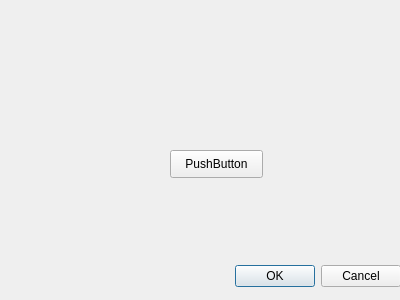
<?xml version="1.0" encoding="UTF-8"?>
<ui version="4.0">
 <class>Dialog</class>
 <widget class="QDialog" name="Dialog">
  <property name="geometry">
   <rect>
    <x>0</x>
    <y>0</y>
    <width>400</width>
    <height>300</height>
   </rect>
  </property>
  <property name="windowTitle">
   <string>Dialog</string>
  </property>
  <widget class="QDialogButtonBox" name="buttonBox">
   <property name="geometry">
    <rect>
     <x>60</x>
     <y>260</y>
     <width>341</width>
     <height>32</height>
    </rect>
   </property>
   <property name="orientation">
    <enum>Qt::Horizontal</enum>
   </property>
   <property name="standardButtons">
    <set>QDialogButtonBox::Cancel|QDialogButtonBox::Ok</set>
   </property>
  </widget>
  <widget class="QPushButton" name="pushButton">
   <property name="geometry">
    <rect>
     <x>170</x>
     <y>150</y>
     <width>93</width>
     <height>28</height>
    </rect>
   </property>
   <property name="text">
    <string>PushButton</string>
   </property>
  </widget>
 </widget>
 <resources/>
 <connections>
  <connection>
   <sender>buttonBox</sender>
   <signal>accepted()</signal>
   <receiver>Dialog</receiver>
   <slot>accept()</slot>
   <hints>
    <hint type="sourcelabel">
     <x>248</x>
     <y>254</y>
    </hint>
    <hint type="destinationlabel">
     <x>157</x>
     <y>274</y>
    </hint>
   </hints>
  </connection>
  <connection>
   <sender>buttonBox</sender>
   <signal>rejected()</signal>
   <receiver>Dialog</receiver>
   <slot>reject()</slot>
   <hints>
    <hint type="sourcelabel">
     <x>316</x>
     <y>260</y>
    </hint>
    <hint type="destinationlabel">
     <x>286</x>
     <y>274</y>
    </hint>
   </hints>
  </connection>
 </connections>
</ui>
